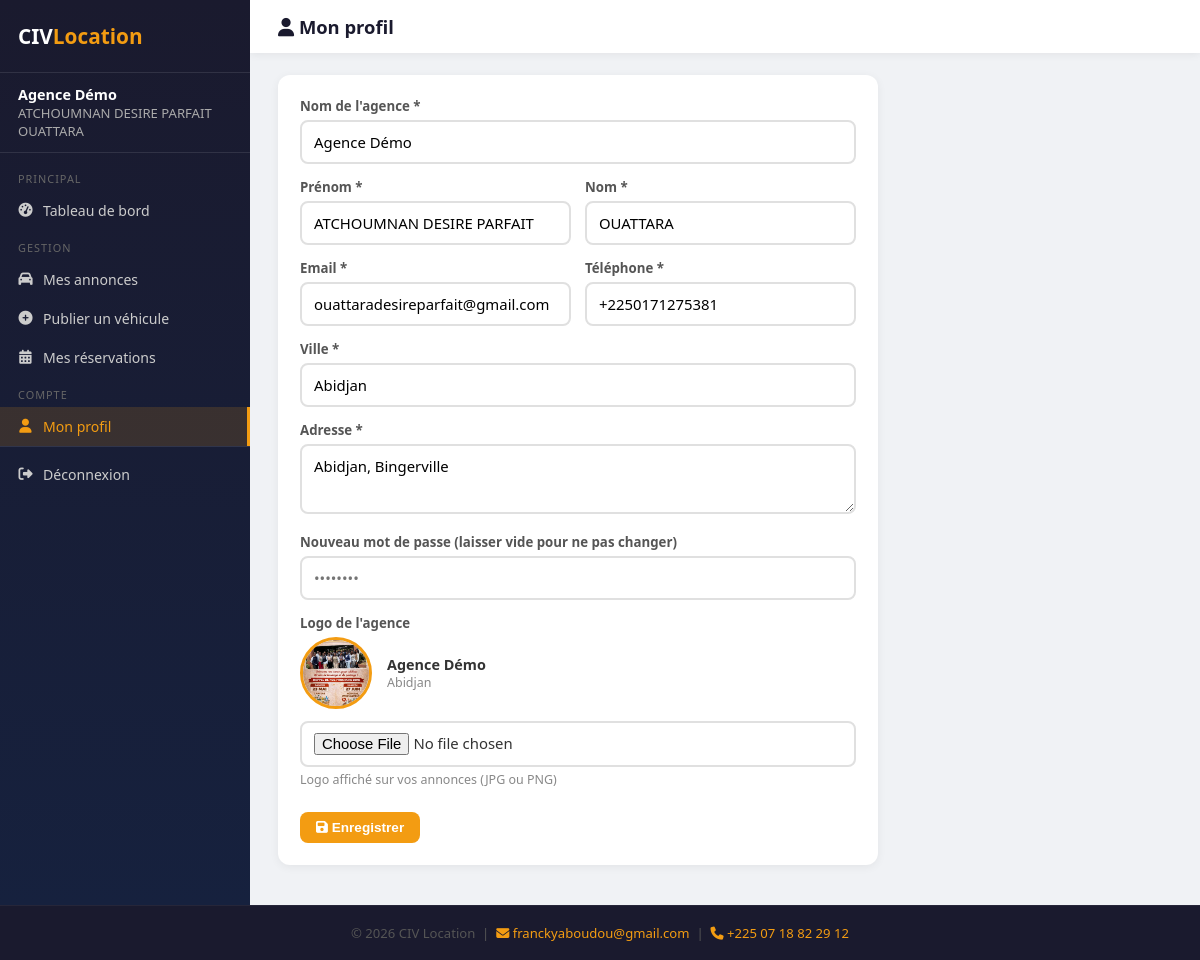
/partenaire/profil/ (signed in), run on the app's committed database.
### public/models.py (models this page shows, shortened)
class Partenaire(models.Model):
    STATUT_CHOICES = [
        ('en_attente', 'En attente'),
        ('actif', 'Actif'),
        ('suspendu', 'Suspendu'),
    ]
    nom_agence = models.CharField(max_length=200)
    nom_responsable = models.CharField(max_length=100)
    prenom_responsable = models.CharField(max_length=100)
    email = models.EmailField(unique=True)
    telephone = models.CharField(max_length=20)
    adresse = models.TextField()
    ville = models.CharField(max_length=100)
    logo = models.ImageField(upload_to='partenaires/logos/', blank=True, null=True)
    document_justificatif = models.FileField(upload_to='partenaires/documents/', blank=True, null=True)
    mot_de_passe = models.CharField(max_length=255)
    statut = models.CharField(max_length=20, choices=STATUT_CHOICES, default='en_attente')
    date_inscription = models.DateTimeField(default=timezone.now)
    derniere_connexion = models.DateTimeField(null=True, blank=True)
    class Meta:
        verbose_name = 'Partenaire'
        verbose_name_plural = 'Partenaires'
        ordering = ['-date_inscription']

### partenaire/views.py (the view)
    def wrapper(request, *args, **kwargs):
        if not request.session.get('partenaire_id'):
            return redirect('partenaire_connexion')
        try:
            p = Partenaire.objects.get(pk=request.session['partenaire_id'])
            if p.statut != 'actif':
                request.session.pop('partenaire_id', None)
                return redirect('partenaire_connexion')
            request.partenaire = p
        except Partenaire.DoesNotExist:
            request.session.pop('partenaire_id', None)
            return redirect('partenaire_connexion')
        return view_func(request, *args, **kwargs)

### partenaire/views.py (called while the page is built, shortened)
def login_required_partenaire(view_func):
    def wrapper(request, *args, **kwargs):
        if not request.session.get('partenaire_id'):
            return redirect('partenaire_connexion')
        try:
            p = Partenaire.objects.get(pk=request.session['partenaire_id'])
            if p.statut != 'actif':
                request.session.pop('partenaire_id', None)
                return redirect('partenaire_connexion')
            request.partenaire = p
        except Partenaire.DoesNotExist:
            request.session.pop('partenaire_id', None)
            return redirect('partenaire_connexion')
        return view_func(request, *args, **kwargs)
    return wrapper

@login_required_partenaire
def profil(request):
    p = request.partenaire
    erreur = None
    return render(request, 'partenaire/profil.html', {'partenaire': p, 'erreur': erreur})

### partenaire/templates/partenaire/profil.html (shortened to what this page needs)
{% extends "partenaire/base_partenaire.html" %}
{% block page_title %}<i class="fas fa-user"></i> Mon profil{% endblock %}
{% block content %}
    <div class="card" style="max-width:600px">
      <form method="post" enctype="multipart/form-data">
        <div class="form-groupe"><label>Nom de l'agence *</label><input type="text" name="nom_agence" value="{{ partenaire.nom_agence }}" required></div>
        <div class="deux-cols">
          <div class="form-groupe"><label>Prénom *</label><input type="text" name="prenom_responsable" value="{{ partenaire.prenom_responsable }}" required></div>
          <div class="form-groupe"><label>Nom *</label><input type="text" name="nom_responsable" value="{{ partenaire.nom_responsable }}" required></div>
        </div>
        <div class="deux-cols">
          <div class="form-groupe"><label>Email *</label><input type="email" name="email" value="{{ partenaire.email }}" required></div>
          <div class="form-groupe"><label>Téléphone *</label><input type="tel" name="telephone" value="{{ partenaire.telephone }}" required></div>
        </div>
        <div class="form-groupe"><label>Ville *</label><input type="text" name="ville" value="{{ partenaire.ville }}" required></div>
        <div class="form-groupe"><label>Adresse *</label><textarea name="adresse" required style="min-height:70px">{{ partenaire.adresse }}</textarea></div>
        <div class="form-groupe"><label>Nouveau mot de passe (laisser vide pour ne pas changer)</label><input type="password" name="mot_de_passe" placeholder="••••••••"></div>
        <div class="form-groupe">
          <label>Logo de l'agence</label>
          {% if partenaire.logo %}
          <div style="display:flex;align-items:center;gap:15px;margin-bottom:12px">
            <img src="{{ partenaire.logo.url }}" style="width:72px;height:72px;border-radius:50%;object-fit:cover;border:3px solid #f39c12">
            <div>
              <div style="font-weight:600;font-size:.9rem">{{ partenaire.nom_agence }}</div>
              <div style="font-size:.78rem;color:#888">{{ partenaire.ville }}</div>
            </div>
          </div>
          {% endif %}
          <input type="file" name="logo" accept="image/*">
          <small style="color:#888;font-size:.78rem;display:block;margin-top:4px">Logo affiché sur vos annonces (JPG ou PNG)</small>
        </div>
        <button type="submit" class="btn btn-primary" style="margin-top:10px"><i class="fas fa-save"></i> Enregistrer</button>
      </form>
    </div>
{% endblock %}

### partenaire/templates/partenaire/base_partenaire.html (shortened to what this page needs)
<!DOCTYPE html>
<html lang="fr">
<head>
<link rel="stylesheet" href="https://cdnjs.cloudflare.com/ajax/libs/font-awesome/6.4.0/css/all.min.css">
</head>
<body>
<div class="app-wrapper">
<div class="sidebar">
  <div class="sidebar-logo">CIV<span>Location</span></div>
  <div class="sidebar-user">
    <strong>{{ partenaire.nom_agence }}</strong>
    {{ partenaire.prenom_responsable }} {{ partenaire.nom_responsable }}
  </div>
  <nav class="nav">
    <div class="nav-section">Principal</div>
    <a href="{% url 'partenaire_dashboard' %}" {% if request.resolver_match.url_name == 'partenaire_dashboard' %}class="active"{% endif %}><i class="fas fa-tachometer-alt"></i> Tableau de bord</a>
    <div class="nav-section">Gestion</div>
    <a href="{% url 'partenaire_annonces' %}" {% if request.resolver_match.url_name == 'partenaire_annonces' %}class="active"{% endif %}><i class="fas fa-car"></i> Mes annonces</a>
    <a href="{% url 'partenaire_annonce_ajouter' %}" {% if request.resolver_match.url_name == 'partenaire_annonce_ajouter' %}class="active"{% endif %}><i class="fas fa-plus-circle"></i> Publier un véhicule</a>
    <a href="{% url 'partenaire_reservations' %}" {% if request.resolver_match.url_name == 'partenaire_reservations' %}class="active"{% endif %}><i class="fas fa-calendar-alt"></i> Mes réservations</a>
    <div class="nav-section">Compte</div>
    <a href="{% url 'partenaire_profil' %}" {% if request.resolver_match.url_name == 'partenaire_profil' %}class="active"{% endif %}><i class="fas fa-user"></i> Mon profil</a>
    <div class="nav-deconnexion">
      <a href="{% url 'partenaire_deconnexion' %}"><i class="fas fa-sign-out-alt"></i> Déconnexion</a>
    </div>
  </nav>
</div>
<div class="main">
  <div class="topbar">
    <h1>{% block page_title %}<i class="fas fa-home"></i> Tableau de bord{% endblock %}</h1>
  </div>
  <div class="content">
    {% block content %}{% endblock %}
  </div>
</div>
</div>
<footer class="footer-interne">
  <p>© 2026 CIV Location &nbsp;|&nbsp;
  <a href="mailto:franckyaboudou@gmail.com"><i class="fas fa-envelope"></i> franckyaboudou@gmail.com</a>
  &nbsp;|&nbsp;
  <a href="tel:+2250718822912"><i class="fas fa-phone"></i> +225 07 18 82 29 12</a>
  </p>
</footer>
</body>
</html>

### data on the page
Partenaire: nom_agence "Agence Démo", prenom_responsable "ATCHOUMNAN DESIRE PARFAIT", nom_responsable "OUATTARA", email "ouattaradesireparfait@gmail.com", telephone "+2250171275381", ville "Abidjan", adresse "Abidjan, Bingerville", logo (picture)
